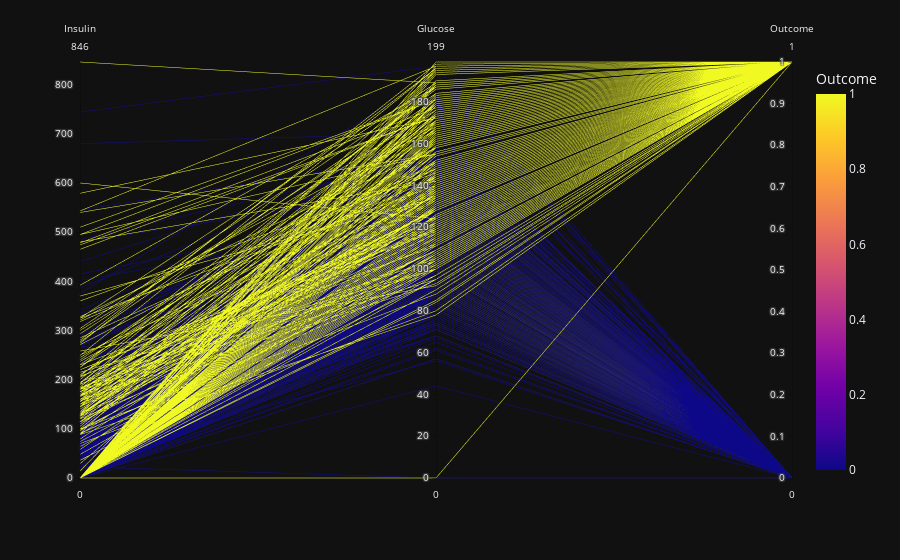

The notebook cell this image was saved under:
### Markdown cell above
#### Insulin + Glucose

### Code cell
ax = px.parallel_coordinates(df_diabetes.loc[:, ["Insulin", 'Glucose', "Outcome"]], color="Outcome", template="plotly_dark")
ax.show()
plt.show()

### Figure 1 — Plotly figure (JSON) as saved in the notebook; plotly's stock layout.template omitted (floating-point values rounded to 4 significant figures; data arrays with more than 128 entries replaced by an {"elided": "..."} marker saying what was removed)
{"data": [{"dimensions": [{"label": "Insulin", "values": {"elided": "768 int values"}}, {"label": "Glucose", "values": {"elided": "768 int values"}}, {"label": "Outcome", "values": {"elided": "768 int values"}}], "domain": {"x": [0.0, 1.0], "y": [0.0, 1.0]}, "line": {"color": {"elided": "768 int values"}, "coloraxis": "coloraxis"}, "name": "", "type": "parcoords"}], "layout": {"coloraxis": {"colorbar": {"title": {"text": "Outcome"}}, "colorscale": [[0.0, "#0d0887"], [0.1111, "#46039f"], [0.2222, "#7201a8"], [0.3333, "#9c179e"], [0.4444, "#bd3786"], [0.5556, "#d8576b"], [0.6667, "#ed7953"], [0.7778, "#fb9f3a"], [0.8889, "#fdca26"], [1.0, "#f0f921"]]}, "legend": {"tracegroupgap": 0}, "margin": {"t": 60}}}
